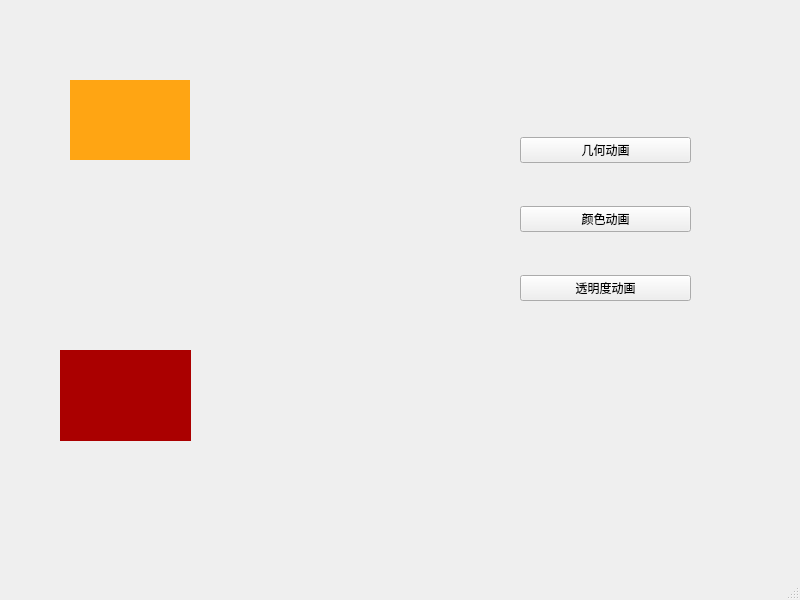
<?xml version="1.0" encoding="UTF-8"?>
<ui version="4.0">
 <class>MyMainWindow</class>
 <widget class="QMainWindow" name="MyMainWindow">
  <property name="geometry">
   <rect>
    <x>0</x>
    <y>0</y>
    <width>800</width>
    <height>600</height>
   </rect>
  </property>
  <property name="windowTitle">
   <string>属性动画</string>
  </property>
  <widget class="QWidget" name="centralwidget">
   <widget class="QWidget" name="jihe" native="true">
    <property name="geometry">
     <rect>
      <x>70</x>
      <y>80</y>
      <width>120</width>
      <height>80</height>
     </rect>
    </property>
    <property name="styleSheet">
     <string notr="true">QWidget{background-color: rgb(255, 165, 19);}
</string>
    </property>
   </widget>
   <widget class="QWidget" name="layoutWidget">
    <property name="geometry">
     <rect>
      <x>520</x>
      <y>100</y>
      <width>171</width>
      <height>241</height>
     </rect>
    </property>
    <layout class="QVBoxLayout" name="verticalLayout">
     <item>
      <widget class="QPushButton" name="btn1">
       <property name="text">
        <string>几何动画</string>
       </property>
      </widget>
     </item>
     <item>
      <widget class="QPushButton" name="btn2">
       <property name="text">
        <string>颜色动画</string>
       </property>
      </widget>
     </item>
     <item>
      <widget class="QPushButton" name="btn3">
       <property name="text">
        <string>透明度动画</string>
       </property>
      </widget>
     </item>
    </layout>
   </widget>
   <widget class="QWidget" name="yanse" native="true">
    <property name="geometry">
     <rect>
      <x>70</x>
      <y>220</y>
      <width>120</width>
      <height>80</height>
     </rect>
    </property>
    <property name="styleSheet">
     <string notr="true">QWidget{background-color: yellow};</string>
    </property>
   </widget>
   <widget class="QWidget" name="touming" native="true">
    <property name="geometry">
     <rect>
      <x>60</x>
      <y>350</y>
      <width>131</width>
      <height>91</height>
     </rect>
    </property>
    <property name="styleSheet">
     <string notr="true">background-color: rgb(170, 0, 0);</string>
    </property>
   </widget>
  </widget>
  <widget class="QMenuBar" name="menubar">
   <property name="geometry">
    <rect>
     <x>0</x>
     <y>0</y>
     <width>800</width>
     <height>25</height>
    </rect>
   </property>
  </widget>
  <widget class="QStatusBar" name="statusbar"/>
 </widget>
 <resources/>
 <connections/>
</ui>
